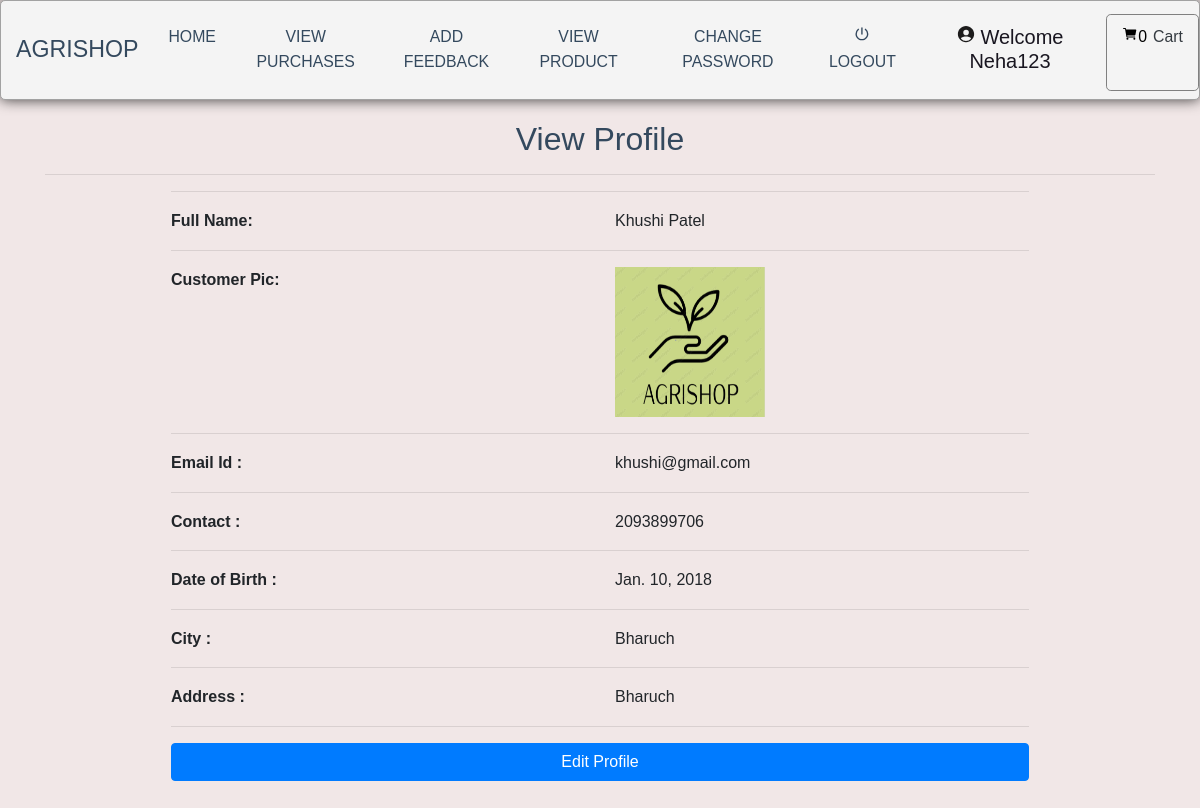
Screenshot of /profile (signed in) with the database file from the repository.
### grocery/models.py (models this page shows, shortened)
class Profile(models.Model):
    user = models.ForeignKey(User, on_delete=models.CASCADE, null=True)
    dob = models.DateField(null=True)
    city = models.CharField(max_length=30, null=True)
    address = models.CharField(max_length=50, null=True)
    contact = models.CharField(max_length=10, null=True)
    image = models.FileField(null=True)

### grocery/views.py (the view)
# urls.py: path('profile', profile, name='profile'),
def profile(request):
    if not request.user.is_authenticated:
        return redirect('login')
    user = User.objects.get(id=request.user.id)
    pro = Profile.objects.get(user=user)
    cart = ""
    try:
        cart = Cart.objects.get(profile=pro)
    except:
        pass
    num1 = 0
    total = 0
    for i in cart:
        total += i.product.price
        num1 += 1
    user = User.objects.get(id=request.user.id)
    pro = Profile.objects.get(user=user)
    d = {'pro': pro, 'user': user, 'num1': num1, 'total': total}
    return render(request, 'profile.html', d)

### grocery/templates/profile.html
{% extends 'navigation.html' %}
{% load static %}
{% block body %}
<div class="container">
    <h2 style="margin-top:20px" align="center">View Profile</h2><hr>
<div  class="container-fluid" style="width:80%;margin-bottom:5%">
    <hr><div class="row">
        <div class="col-md-6">
            <strong>Full Name:</strong>
        </div>
        <div class="col-md-6">
            {{pro.user.first_name}} {{pro.user.last_name}}
        </div>
    </div><hr>
     <div class="row">
        <div class="col-md-6">
            <strong>Customer Pic:</strong>
        </div>
        <div class="col-md-6">
           <img src="{{pro.image.url}}" style="width:150px;height:150px">
        </div>
    </div><hr>
    <div class="row">
        <div class="col-md-6">
            <strong>Email Id :</strong>
        </div>
        <div class="col-md-6">
            {{pro.user.email}}
        </div>
    </div><hr>
     <div class="row">
        <div class="col-md-6">
            <strong>Contact :</strong>
        </div>
        <div class="col-md-6">
            {{pro.contact}}
        </div>
     </div><hr>
    <div class="row">
        <div class="col-md-6">
            <strong>Date of Birth :</strong>
        </div>
        <div class="col-md-6">
            {{pro.dob}}
        </div>
    </div><hr>
     <div class="row">
        <div class="col-md-6">
            <strong>City :</strong>
        </div>
        <div class="col-md-6">
            {{pro.city}}
        </div>
     </div><hr><div class="row">
        <div class="col-md-6">
            <strong>Address :</strong>
        </div>
        <div class="col-md-6">
            {{pro.address}}
        </div>
    </div><hr>
    <a href="{% url 'edit_profile' %}"><button class="btn btn-primary" style="width:100%;margin-bottom:5%">Edit Profile</button></a>
</div>
</div>
{% endblock %}

### grocery/templates/navigation.html (shortened to what this page needs)
<!DOCTYPE html>
<html lang="en">
<head>
  {% load static %}
  <link rel="stylesheet" href="https://maxcdn.bootstrapcdn.com/bootstrap/4.0.0/css/bootstrap.min.css"
>
  <link rel=stylesheet href="//cdn.datatables.net/1.10.19/css/jquery.dataTables.min.css">
  <link rel="stylesheet" href="https://cdnjs.cloudflare.com/ajax/libs/font-awesome/4.7.0/css/font-awesome.min.css">
</head>
<body style="background-color:rgb(241, 231, 231)">
  <header class="header">
    <h1 class="logo"><a href="#">AgriShop</a></h1>
    <ul class="main-nav">
      {% if request.user.username %}
        {% if not request.user.is_staff %}
        <li>
          <a href="{% url 'home' %}">Home</a>
        </li>
        <li>
          <a href="{% url 'view_booking' %}">View Purchases</a>
        </li>
        <li>
          <a href="{% url 'send_feedback' request.user.id %}">Add Feedback</a>
        </li>
        <li>
          <a href="{% url 'view_product' 0 %}">View Product</a>
        </li>
        <li>
          <a href="{% url 'change_password' %}">Change Password</a>
        </li>
        {% endif %}
        {% endif %}
        {% if request.user.is_authenticated %}
        <a href="{% url 'logout' %}" ><ion-icon style="margin-right:1px"
            name="power-sharp"></ion-icon>Logout</a>
        {% if not request.user.is_staff %}
        <li>
          <a href="{% url 'profile' %}">
            <h5 style="color:#191620 ; text-transform : capitalize"><ion-icon
                style="margin-right:4px;color:#1c1b1b" name="person-circle-sharp"></ion-icon>Welcome
              {{request.user.username}}</h5>
          </a>
        </li>
        {% endif %}
        {% endif %}
        {% if not request.user.is_staff %}
        {% if request.user.username %}
        <a href="{% url 'cart' %}" style="border:1px solid gray"
          class="btn btn-default btn-lg text-dark text-capitalize">
          <ion-icon style="color:black;margin-top:2%" name="cart"></ion-icon><span
            style="color:black">{{num1}}</span><span style="margin-left:6px;margin-top:2%;">Cart</span></a>
        {% endif %}
        {% endif %}
    </ul>
  </header>
  {% block body %}
  {% endblock %}
</body>
</html>

### grocery/templates/navigation.html (style rules this page uses)
* { box-sizing: border-box; }
body { font-family: 'Montserrat', sans-serif; line-height: 1.6; margin: 0; min-height: 100vh; }
ul { margin: 0; padding: 0; list-style: none; }
h2, h3, a { color: #34495e; }
a { text-decoration: none; }
.logo { margin: 0; font-size: 1.45em; }
.main-nav { margin-top: 5px; }
.logo a, .main-nav a { padding: 10px 15px; text-transform: uppercase; text-align: center; display: block; }
.main-nav a { color: #34495e; font-size: .99em; }
.header { padding-top: .5em; padding-bottom: .5em; border: 1px solid #a2a2a2; background-color: #f4f4f4; -webkit-box-shadow: 0px 0px 14px 0px rgba(0,0,0,0.75); -moz-box-shadow: 0px 0px 14px 0px rgba(0,0,0,0.75); box-shadow: 0px 0px 14px 0px rgba(0,0,0,0.75); -webkit-border-radius: 5px; -moz-border-radius: 5px; border-radius: 5px; }
@media (min-width: 769px) { .header, .main-nav { display: flex; } }
@media (min-width: 769px) { .header { flex-direction: column; align-items: center; } }
@media (min-width: 1025px) { .header { flex-direction: row; justify-content: space-between; } }

### rows the page displays
Profile: user.first_name "Khushi", user.last_name "Patel", image (picture), user.email "khushi@gmail.com", contact "2093899706", dob "Jan. 10, 2018", city "Bharuch", address "Bharuch"

### other values shown
{{ request.user.username }} "Neha123"
{{ num1 }} "0"
